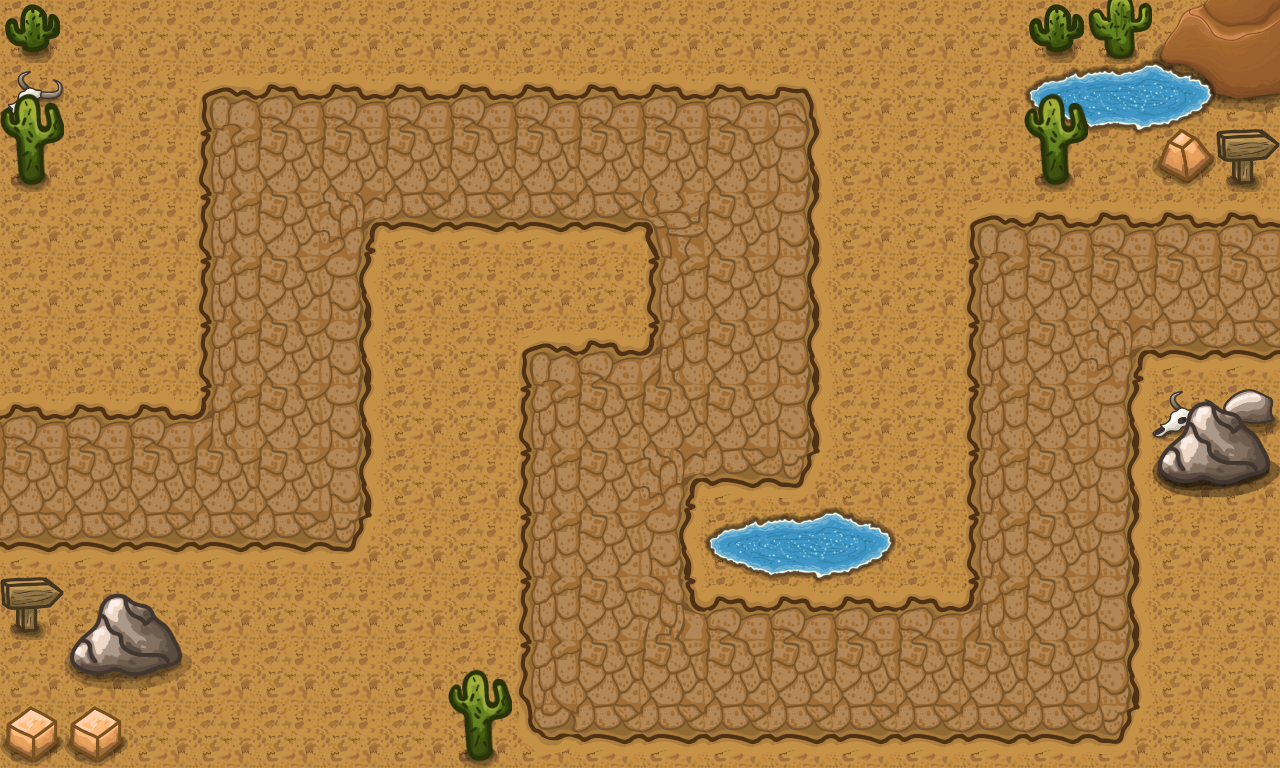

The image is a tile-based game level rendered from a .tmx file. Its description and complete source (layers, tilesets, objects, tile grids) follow:
An orthogonal 20x12 tile map with 64x64 px tiles, 5 tile layers (Background, Path, Details 3, Details 1, ...) and 1 object.

<map version="1.9" tiledversion="1.9.2" orientation="orthogonal" renderorder="right-down" width="20" height="12" tilewidth="64" tileheight="64" infinite="0" nextlayerid="8" nextobjectid="2">
 <tileset firstgid="1" source="tileset.tsx" />
 <layer id="1" name="Background" width="20" height="12">
  <data encoding="csv">
16,16,16,16,16,16,16,16,16,16,16,16,16,16,16,16,16,16,16,16,
16,16,16,16,16,16,16,16,16,16,16,16,16,16,16,16,16,16,16,16,
16,16,16,16,16,16,16,16,16,16,16,16,16,16,16,16,16,16,16,16,
16,16,16,16,16,16,16,16,16,16,16,16,16,16,16,16,16,16,16,16,
16,16,16,16,16,16,16,16,16,16,16,16,16,16,16,16,16,16,16,16,
16,16,16,16,16,16,16,16,16,16,16,16,16,16,16,16,16,16,16,16,
16,16,16,16,16,16,16,16,16,16,16,16,16,16,16,16,16,16,16,16,
16,16,16,16,16,16,16,16,16,16,16,16,16,16,16,16,16,16,16,16,
16,16,16,16,16,16,16,16,16,16,16,16,16,16,16,16,16,16,16,16,
16,16,16,16,16,16,16,16,16,16,16,16,16,16,16,16,16,16,16,16,
16,16,16,16,16,16,16,16,16,16,16,16,16,16,16,16,16,16,16,16,
16,16,16,16,16,16,16,16,16,16,16,16,16,16,16,16,16,16,16,16
</data>
 </layer>
 <layer id="2" name="Path" width="20" height="12">
  <data encoding="csv">
0,0,0,0,0,0,0,0,0,0,0,0,0,0,0,0,0,0,0,0,
0,0,0,4,5,5,5,5,5,5,5,5,6,0,0,0,0,0,0,0,
0,0,0,18,19,19,19,19,19,19,19,19,20,0,0,0,0,0,0,0,
0,0,0,18,19,22,33,33,33,33,21,19,20,0,0,4,5,5,5,5,
0,0,0,18,19,20,0,0,0,0,18,19,20,0,0,18,19,19,19,19,
0,0,0,18,19,20,0,0,4,5,7,19,20,0,0,18,19,22,33,33,
5,5,5,7,19,20,0,0,18,19,19,19,20,0,0,18,19,20,0,0,
19,19,19,19,19,20,0,0,18,19,22,33,34,0,0,18,19,20,0,0,
33,33,33,33,33,34,0,0,18,19,20,0,0,0,0,18,19,20,0,0,
0,0,0,0,0,0,0,0,18,19,8,5,5,5,5,7,19,20,0,0,
0,0,0,0,0,0,0,0,18,19,19,19,19,19,19,19,19,20,0,0,
0,0,0,0,0,0,0,0,32,33,33,33,33,33,33,33,33,34,0,0
</data>
 </layer>
 <layer id="5" name="Details 3" width="20" height="12">
  <data encoding="csv">
0,0,0,0,0,0,0,0,0,0,0,0,0,0,0,0,49,72,127,128,
0,0,0,0,0,0,0,0,0,0,0,0,0,0,0,0,0,0,141,142,
0,0,0,0,0,0,0,0,0,0,0,0,0,0,0,0,0,0,44,47,
0,0,0,0,0,0,0,0,0,0,0,0,0,0,0,0,0,0,0,0,
0,0,0,0,0,0,0,0,0,0,0,0,0,0,0,0,0,0,0,0,
0,0,0,0,0,0,0,0,0,0,0,0,0,0,0,0,0,0,0,0,
0,0,0,0,0,0,0,0,0,0,0,0,0,0,0,0,0,0,0,0,
0,0,0,0,0,0,0,0,0,0,0,0,0,0,0,0,0,0,0,0,
0,0,0,0,0,0,0,0,0,0,0,0,0,0,0,0,0,0,0,0,
0,0,0,0,0,0,0,0,0,0,0,0,0,0,0,0,0,0,0,0,
0,0,0,0,0,0,0,0,0,0,0,0,0,0,0,0,0,0,0,0,
0,0,0,0,0,0,0,0,0,0,0,0,0,0,0,0,0,0,0,0
</data>
 </layer>
 <layer id="3" name="Details 1" width="20" height="12">
  <data encoding="csv">
49,0,0,0,0,0,0,0,0,0,0,0,0,0,0,0,119,120,121,0,
48,0,0,0,0,0,0,0,0,0,0,0,0,0,0,0,133,134,135,0,
0,0,0,0,0,0,0,0,0,0,0,0,0,0,0,0,147,148,149,0,
0,0,0,0,0,0,0,0,0,0,0,0,0,0,0,0,0,0,0,0,
0,0,0,0,0,0,0,0,0,0,0,0,0,0,0,0,0,0,0,0,
0,0,0,0,0,0,0,0,0,0,0,0,0,0,0,0,0,0,0,0,
0,0,0,0,0,0,0,0,0,0,0,0,0,0,0,0,0,0,48,46,
0,0,0,0,0,0,0,0,0,0,0,0,0,0,0,0,0,0,101,102,
0,0,0,0,0,0,0,0,0,0,0,0,0,0,0,0,0,0,0,0,
0,0,0,0,0,0,0,0,0,0,0,0,0,0,0,0,0,0,0,0,
0,0,0,0,0,0,0,0,0,0,0,0,0,0,0,0,0,0,0,0,
45,45,0,0,0,0,0,0,0,0,0,0,0,0,0,0,0,0,0,0
</data>
 </layer>
 <layer id="4" name="Details 2" width="20" height="12">
  <data encoding="csv">
0,0,0,0,0,0,0,0,0,0,0,0,0,0,0,0,0,0,0,0,
57,0,0,0,0,0,0,0,0,0,0,0,0,0,0,0,57,0,0,0,
71,0,0,0,0,0,0,0,0,0,0,0,0,0,0,0,71,0,0,0,
0,0,0,0,0,0,0,0,0,0,0,0,0,0,0,0,0,0,0,0,
0,0,0,0,0,0,0,0,0,0,0,0,0,0,0,0,0,0,0,0,
0,0,0,0,0,0,0,0,0,0,0,0,0,0,0,0,0,0,0,0,
0,0,0,0,0,0,0,0,0,0,0,0,0,0,0,0,0,0,87,88,
0,0,0,0,0,0,0,0,0,0,0,119,120,121,0,0,0,0,101,102,
0,0,0,0,0,0,0,0,0,0,0,133,134,135,0,0,0,0,0,0,
47,87,88,0,0,0,0,0,0,0,0,147,148,149,0,0,0,0,0,0,
0,101,102,0,0,0,0,57,0,0,0,0,0,0,0,0,0,0,0,0,
0,0,0,0,0,0,0,71,0,0,0,0,0,0,0,0,0,0,0,0
</data>
 </layer>
 <objectgroup id="7" name="Path">
  <object id="1" x="0" y="0">
   <polyline points="0,0 -172.727,475.758 275.758,478.788 275.758,151.515 724.242,151.515 724.242,412.121 587.879,409.091 587.879,672.727 1042.42,678.788 1042.42,281.818 1412.12,281.818" />
  </object>
 </objectgroup>
</map>
